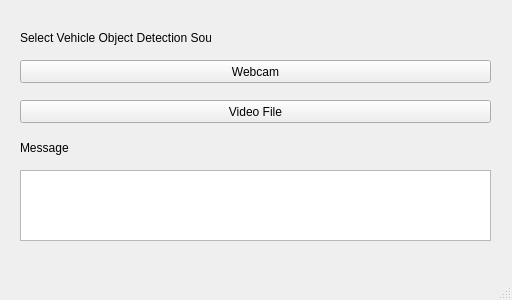
<?xml version="1.0" encoding="UTF-8"?>
<ui version="4.0">
 <class>MainWindow</class>
 <widget class="QMainWindow" name="MainWindow">
  <property name="geometry">
   <rect>
    <x>0</x>
    <y>0</y>
    <width>512</width>
    <height>300</height>
   </rect>
  </property>
  <property name="windowTitle">
   <string>Vehicle Object Detection</string>
  </property>
  <widget class="QWidget" name="centralwidget">
   <widget class="QLabel" name="label">
    <property name="geometry">
     <rect>
      <x>20</x>
      <y>30</y>
      <width>191</width>
      <height>16</height>
     </rect>
    </property>
    <property name="text">
     <string>Select Vehicle Object Detection Source</string>
    </property>
   </widget>
   <widget class="QPushButton" name="webcamButton">
    <property name="geometry">
     <rect>
      <x>20</x>
      <y>60</y>
      <width>471</width>
      <height>23</height>
     </rect>
    </property>
    <property name="text">
     <string>Webcam</string>
    </property>
   </widget>
   <widget class="QPushButton" name="videofileButton">
    <property name="geometry">
     <rect>
      <x>20</x>
      <y>100</y>
      <width>471</width>
      <height>23</height>
     </rect>
    </property>
    <property name="text">
     <string>Video File</string>
    </property>
   </widget>
   <widget class="QLabel" name="label_2">
    <property name="geometry">
     <rect>
      <x>20</x>
      <y>140</y>
      <width>191</width>
      <height>16</height>
     </rect>
    </property>
    <property name="text">
     <string>Message</string>
    </property>
   </widget>
   <widget class="QTextEdit" name="message">
    <property name="geometry">
     <rect>
      <x>20</x>
      <y>170</y>
      <width>471</width>
      <height>71</height>
     </rect>
    </property>
   </widget>
  </widget>
  <widget class="QMenuBar" name="menubar">
   <property name="geometry">
    <rect>
     <x>0</x>
     <y>0</y>
     <width>512</width>
     <height>21</height>
    </rect>
   </property>
  </widget>
  <widget class="QStatusBar" name="statusbar"/>
 </widget>
 <resources/>
 <connections/>
</ui>
